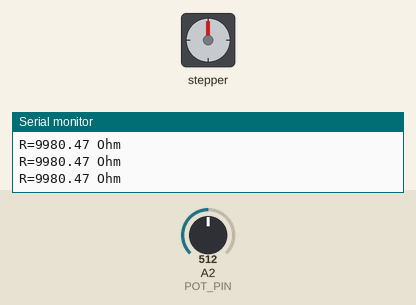
This sketch was run on a simulated Arduino Mega 2560, built with avr-gcc and run on an emulated ATmega2560. Shown: stepper motor, the last lines printed to the serial monitor. Wiring (inferred from the names in the program): stepper motor driver (200 steps per turn assumed): step pin 33; direction pin 31. Inputs (shaded band) come from the test bench; at power-on: A2 (POT_PIN) = 512.

Above: at 1.3 s.
1.4 s: A2 (POT_PIN) set to 633
2.9 s: A2 (POT_PIN) set to 656
At 3.45 s:
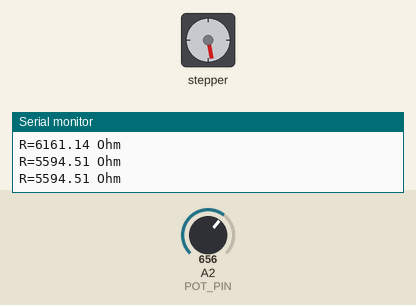
At 4.05 s:
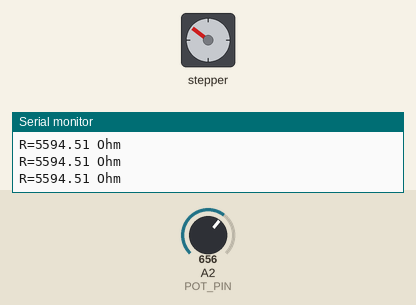
5.9 s: A2 (POT_PIN) set to 716
At 6.16 s:
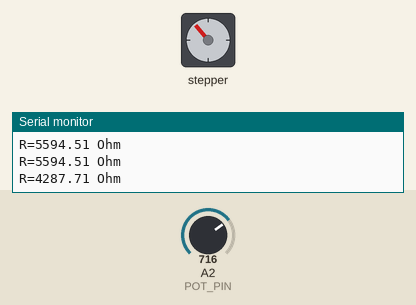
Timing chart, 0 to 17.9 s (numbered marks = the images above; inputs shaded):
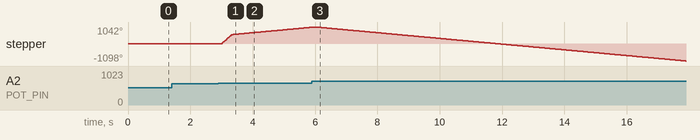

The sketch:

ex04a.ino
```cpp
// Caden Churchman
// MNE 615
// Exercise 4

#include "math.h"
#include "Arduino.h"

const uint8_t POT_PIN = A2;
const uint8_t DIR_PIN = 31;
const uint8_t STEP_PIN = 33;

// Class to control stepper
class StepperMotor {
public:
    // Direction enum to clarify direction
    enum Direction {
        Forward = HIGH,
        Backward = LOW
    };
private:
    const uint8_t dirPin_;
    const uint8_t stepPin_;
    const uint16_t stepsPerRev_;
    uint16_t msInterval_;
    Direction direction_;
    unsigned long time_;

    // Simple calculation function
    uint16_t rpmToStepsPerSecond(float rpm)
    {
        float rps = abs(rpm / 60);
        return (rps * stepsPerRev_);
    }

    uint16_t dpsToStepsPerSecond(float dps)
    {
        const float degreesPerStep = 360 / stepsPerRev_;
        return abs(dps / degreesPerStep);
    }
public:


    // Construct a stepper motor
    StepperMotor(uint8_t dirPin, uint8_t stepPin, uint16_t stepsPerRev = 200)
        : dirPin_(dirPin), stepPin_(stepPin), stepsPerRev_(stepsPerRev), msInterval_(0), direction_(LOW)
    {
        pinMode(dirPin_, OUTPUT);
        pinMode(stepPin_, OUTPUT);
        digitalWrite(dirPin_, LOW);
        digitalWrite(stepPin_, LOW);
    }


    // In revolutions per minute
    void setSpeedRpm(float rpm)
    {
        if (rpm == 0) {
            msInterval_ = 0;
            return;
        }
        direction_ =  rpm < 0 ? LOW : HIGH;
        // 1000ms / 1s *  (second / step)
        msInterval_ = 1000 / rpmToStepsPerSecond(rpm);
    }

    // In degrees per second
    void setSpeedDps(float dps)
    {
        if (dps == 0) {
            msInterval_ = 0;
            return;
        }
        direction_ = dps < 0 ? LOW : HIGH;
        // 1000ms / 1s *  (second / step)
        msInterval_ = 1000 / dpsToStepsPerSecond(dps);
    }

    // In steps per second
    void setSpeedSps(float sps)
    {
        if (sps == 0) {
            msInterval_ = 0;
            return;
        }
        // 1000ms / 1s *  (second / step)
        msInterval_ = 1000 / sps;
    }

    // In millisecond interval
    void setSpeedMsi(float msi)
    {
        msInterval_ = abs(msi);
        direction_ = msi < 0 ? Backward : Forward;
    }

    // Step the motor
    void step()
    {
        digitalWrite(dirPin_, direction_);
        digitalWrite(stepPin_,HIGH);
        delayMicroseconds(500);
        digitalWrite(stepPin_,LOW);
        delayMicroseconds(500);
    }

    // Step the motor for a direction
    void step(Direction dir)
    {
        msInterval_ = 0;
        direction_ = dir;
        step();
    }

    // Must be called continuously
    void run()
    {
        if (msInterval_ == 0) return;
        if (millis() - time_ > msInterval_) {
            step();
            time_ += msInterval_;
        }
    }
};

StepperMotor m(DIR_PIN, STEP_PIN);

void setup()
{
    Serial.begin(115200);
    pinMode(POT_PIN, INPUT);
    m.setSpeedMsi(200);
}

uint32_t time = millis();
uint32_t interval = 250;
double r = 0;


void loop()
{
    if (millis() - time >= interval) {
        // Read in to calculate voltage and resistance
        double v2 = ((double)analogRead(POT_PIN) / 1023.0) * 5.0;
        r = (5 / (v2)) * 10000.0 - 10000.0 ;

        // Print results
        Serial.print("R="); Serial.print(r, 2); Serial.println(" Ohm");
        if ((r < 5200 && r >= 4800) || (r < 4000 || r > 6000)) {
            m.setSpeedMsi(0);
        } else if (r < 5400 && r >= 5200) {
            m.setSpeedMsi(2);
        } else if (r < 6000 && r >= 5400) {
            m.setSpeedMsi(10);
        } else if (r < 4800 && r >= 4600) {
            m.setSpeedMsi(-2);
        } else if (r < 4600 && r >= 4000) {
            m.setSpeedMsi(-10);
        }
        time += interval;
    }
    m.run();
}
```

Measured:
- the behaviour switches between 639 and 640 on A2 (POT_PIN) (found by bisection; images 0 and 1)
- after the input at 2.9 s, stepper: keeps turning clockwise at about 356°/s, starting after 0.10 s
